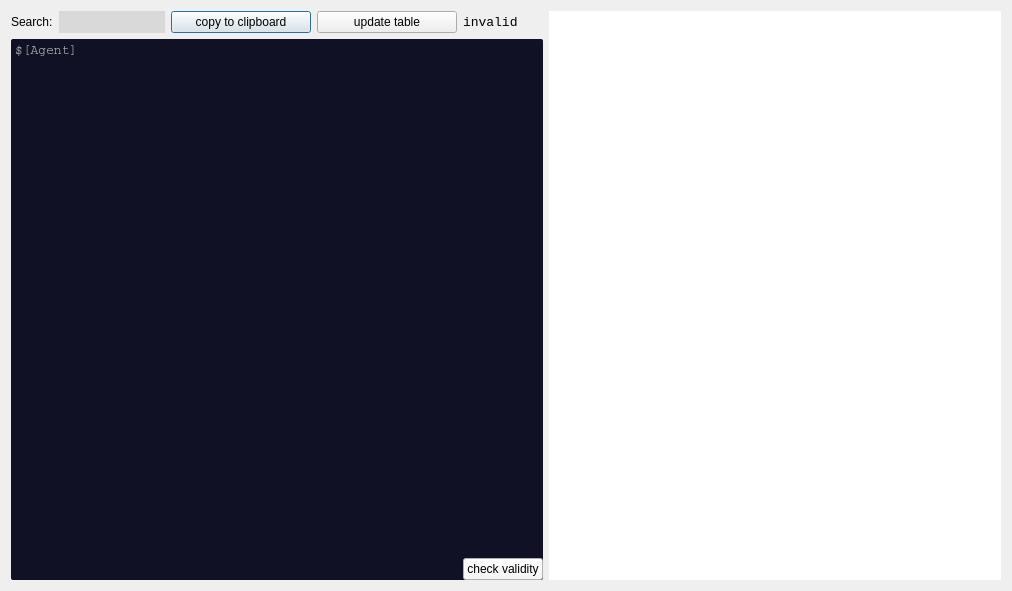
<?xml version="1.0" encoding="UTF-8"?>
<ui version="4.0">
 <class>Dialog</class>
 <widget class="QDialog" name="Dialog">
  <property name="windowModality">
   <enum>Qt::NonModal</enum>
  </property>
  <property name="geometry">
   <rect>
    <x>0</x>
    <y>0</y>
    <width>1012</width>
    <height>591</height>
   </rect>
  </property>
  <property name="windowTitle">
   <string>Settings</string>
  </property>
  <property name="styleSheet">
   <string notr="true"/>
  </property>
  <layout class="QGridLayout" name="gridLayout">
   <item row="0" column="0">
    <widget class="QLabel" name="label">
     <property name="sizePolicy">
      <sizepolicy hsizetype="Fixed" vsizetype="Preferred">
       <horstretch>0</horstretch>
       <verstretch>0</verstretch>
      </sizepolicy>
     </property>
     <property name="text">
      <string>Search:</string>
     </property>
    </widget>
   </item>
   <item row="0" column="1">
    <widget class="QLineEdit" name="searchEdit">
     <property name="sizePolicy">
      <sizepolicy hsizetype="Fixed" vsizetype="Preferred">
       <horstretch>0</horstretch>
       <verstretch>0</verstretch>
      </sizepolicy>
     </property>
     <property name="styleSheet">
      <string notr="true">background-color: rgb(217, 217, 217);
color: black;</string>
     </property>
     <property name="frame">
      <bool>false</bool>
     </property>
    </widget>
   </item>
   <item row="0" column="2">
    <widget class="QPushButton" name="pushButton">
     <property name="minimumSize">
      <size>
       <width>140</width>
       <height>0</height>
      </size>
     </property>
     <property name="styleSheet">
      <string notr="true"/>
     </property>
     <property name="text">
      <string>  copy to clipboard  </string>
     </property>
    </widget>
   </item>
   <item row="0" column="3">
    <widget class="QPushButton" name="tableBtn">
     <property name="minimumSize">
      <size>
       <width>140</width>
       <height>0</height>
      </size>
     </property>
     <property name="styleSheet">
      <string notr="true"/>
     </property>
     <property name="text">
      <string>  update table  </string>
     </property>
    </widget>
   </item>
   <item row="0" column="4">
    <widget class="QLabel" name="validLabel">
     <property name="font">
      <font>
       <family>Consolas</family>
       <pointsize>10</pointsize>
      </font>
     </property>
     <property name="autoFillBackground">
      <bool>false</bool>
     </property>
     <property name="styleSheet">
      <string notr="true">QLabel{color: black;}</string>
     </property>
     <property name="text">
      <string>invalid</string>
     </property>
    </widget>
   </item>
   <item row="0" column="5" rowspan="3">
    <widget class="QTableView" name="tableView">
     <property name="sizePolicy">
      <sizepolicy hsizetype="Expanding" vsizetype="Expanding">
       <horstretch>0</horstretch>
       <verstretch>0</verstretch>
      </sizepolicy>
     </property>
     <property name="autoFillBackground">
      <bool>true</bool>
     </property>
     <property name="styleSheet">
      <string notr="true"/>
     </property>
     <property name="frameShape">
      <enum>QFrame::NoFrame</enum>
     </property>
     <property name="frameShadow">
      <enum>QFrame::Plain</enum>
     </property>
     <property name="gridStyle">
      <enum>Qt::DotLine</enum>
     </property>
     <property name="sortingEnabled">
      <bool>false</bool>
     </property>
     <attribute name="horizontalHeaderMinimumSectionSize">
      <number>60</number>
     </attribute>
     <attribute name="horizontalHeaderDefaultSectionSize">
      <number>200</number>
     </attribute>
     <attribute name="horizontalHeaderStretchLastSection">
      <bool>true</bool>
     </attribute>
    </widget>
   </item>
   <item row="1" column="0" rowspan="2" colspan="5">
    <widget class="QPlainTextEdit" name="textEdit">
     <property name="minimumSize">
      <size>
       <width>500</width>
       <height>0</height>
      </size>
     </property>
     <property name="font">
      <font>
       <family>Courier</family>
       <pointsize>10</pointsize>
      </font>
     </property>
     <property name="styleSheet">
      <string notr="true">background-color: rgb(17, 17, 37);
color: rgb(186, 186, 190);
border-radius: 2px;</string>
     </property>
     <property name="verticalScrollBarPolicy">
      <enum>Qt::ScrollBarAlwaysOff</enum>
     </property>
     <property name="horizontalScrollBarPolicy">
      <enum>Qt::ScrollBarAsNeeded</enum>
     </property>
     <property name="lineWrapMode">
      <enum>QPlainTextEdit::NoWrap</enum>
     </property>
     <property name="plainText">
      <string>$[Agent]</string>
     </property>
     <property name="tabStopWidth">
      <number>30</number>
     </property>
    </widget>
   </item>
   <item row="2" column="4">
    <widget class="QPushButton" name="btnValid">
     <property name="styleSheet">
      <string notr="true">background-color: rgb(247, 247, 247);</string>
     </property>
     <property name="text">
      <string>check validity</string>
     </property>
    </widget>
   </item>
  </layout>
  <zorder>btnValid</zorder>
  <zorder>validLabel</zorder>
  <zorder>pushButton</zorder>
  <zorder>tableView</zorder>
  <zorder>searchEdit</zorder>
  <zorder>label</zorder>
  <zorder>tableBtn</zorder>
  <zorder>textEdit</zorder>
 </widget>
 <resources/>
 <connections/>
</ui>
